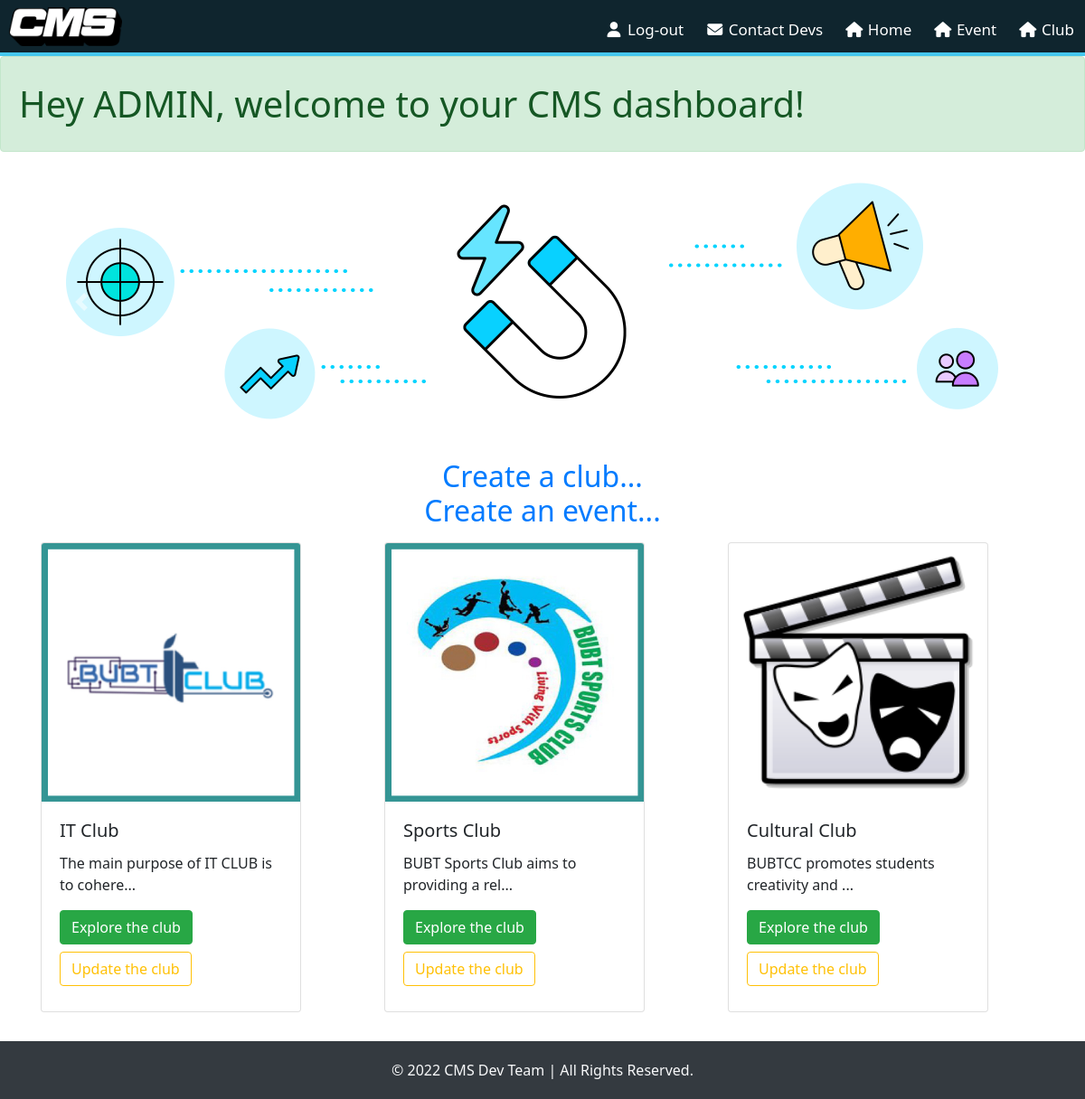
Page /dashboard.php (signed in) on the committed database.
### tables this page shows
CREATE TABLE `users7` (
  `sno` int(10) NOT NULL,
  `username` varchar(50) NOT NULL,
  `uid` int(50) NOT NULL,
  `udept` varchar(10) NOT NULL,
  `upassword` varchar(255) NOT NULL,
  `uclub` varchar(50) NOT NULL,
  `date` timestamp NOT NULL DEFAULT current_timestamp() ON UPDATE current_timestamp()
);

CREATE TABLE `clubs` (
  `club_id` int(10) NOT NULL,
  `club_name` varchar(128) NOT NULL,
  `club_motto` varchar(1024) NOT NULL,
  `club_created` datetime NOT NULL DEFAULT current_timestamp()
);

### dashboard.php (the view, shortened to what this page needs)
<?php
include 'db/_dbConnect.php';
?>
<!doctype html>
<html lang="en">
<head>
    <link rel="stylesheet" href="style.css">
    <link rel="stylesheet" href="https://cdn.jsdelivr.net/npm/bootstrap@4.5.3/dist/css/bootstrap.min.css"
>
</head>
<body>
    <?php
    require 'db/_nav.php';
    ?>
    <div class="container-fluid" style="margin:0px ; padding:0px;">
        <div class="alert alert-success" role="alert" ">
            <?php
            $id = $_SESSION['uid'];
            $sql = "SELECT username FROM `users7` WHERE uid = $id";
            $fireq = mysqli_query($connect, $sql);
            while (($row = mysqli_fetch_assoc($fireq))) {
                $name = $row['username'];
                echo '<p><h1>Hey ' . strtoupper($name) . ', welcome to your CMS dashboard!</h1></p>';
            }
            ?>
        </div>
    </div>
    <div id=" carouselExampleIndicators" class="carousel slide" data-ride="carousel">
            <ol class="carousel-indicators">
                <li data-target="#carouselExampleIndicators" data-slide-to="0" class="active"></li>
                <li data-target="#carouselExampleIndicators" data-slide-to="1"></li>
                <li data-target="#carouselExampleIndicators" data-slide-to="2"></li>
            </ol>
            <div class="carousel-inner">
                <div class="carousel-item active">
                    <img src="images/card.png" class="d-block w-100" height="300px" alt="an image..">
                </div>
            </div>
            <a class="carousel-control-prev" href="#carouselExampleIndicators" role="button" data-slide="prev">
                <span class="carousel-control-prev-icon" aria-hidden="true"></span>
            </a>
            <a class="carousel-control-next" href="#carouselExampleIndicators" role="button" data-slide="next">
                <span class="carousel-control-next-icon" aria-hidden="true"></span>
            </a>
        </div>
        <div class="container my-4" id="club">
            <h2 class="text-center">
                <?php if ($id == 111) echo '<a href="updatec.php">Create a club...</a><br>
        <a href="eupdate.php">Create an event...</a>';
                else echo 'Browse Through the Clubs...'; ?> </h2>
            <div class="row">
                <?php
                $sql = "SELECT * FROM `clubs`";
                $fireq = mysqli_query($connect, $sql);
                while ($row = mysqli_fetch_assoc($fireq)) {
                    echo '<div class="col-md-4">
                            <div class="card my-2" style="width: 18rem;">
                                <img src="images/' . $row['club_name'] . '.png" class="card-img-top" alt="an image..">
                                <div class="card-body">
                                    <h5 class="card-title">' . $row['club_name'] . '</h5>
                                    <p class="card-text" maxlength="30">' . substr($row['club_motto'], 0, 40) . '...</p>
                                    <div class="col-md-12 row">
                                    <a href="club.php?clubid=' . $row['club_id'] . '" class="btn btn-success">Explore the club</a>';
                    if ($id == 111) {
                        echo '
                                            <form action="dashboard.php" method="POST">
                                        <input  type="hidden" name="club_id">
                                        <a href="updatec.php" class="btn btn-outline-warning my-2">Update the club</a></form>';
                    }
                    echo '</div>
                                </div>
                            </div>
                        </div>
                        ';
                }
                ?>
            </div>
        </div>
</body>
<?php
include 'db/_footer.php';
?>
</html>

### db/_nav.php (shortened to what this page needs)
<?php
$loggedin = false;
if (isset($_SESSION['loggedin']) && $_SESSION['loggedin'] == true) {
        $loggedin = true;
}
echo '<div class="navBar">';
if ($loggedin) echo '
        <a href="dashboard.php"><img src="images/cms.png" style="width:125px; margin-left: 10px;"></a>
        <a href="#club" class="navLinks"><i class="fa fa-fw fa-home"></i> Club</a>
        <a href="#event" class="navLinks"><i class="fa fa-fw fa-home"></i> Event</a>
        <a href="dashboard.php" class="navLinks"><i class="fa fa-fw fa-home"></i> Home</a>
        <a href="./contact.php" class="navLinks"><i class="fa fa-fw fa-envelope"></i>
        Contact Devs</a>
        <a href="./logout.php" class="navLinks"><i class="fa fa-fw fa-user"></i> Log-out</a>';
echo '</div>';

### db/_footer.php
<head>
    <link rel="stylesheet" href="style.css">
</head>
<div class="container-fluid bg-dark text-light footer">
    <p class="text-center mb-0 ">
        © 2022 CMS Dev Team | All Rights Reserved.
    </p>
</div>

### style.css (style rules this page uses)
* { margin: 0; padding: 0; }
body { font-family: system-ui, -apple-system, BlinkMacSystemFont, 'Segoe UI', Roboto, Oxygen, Ubuntu, Cantarell, 'Open Sans', 'Helvetica Neue', sans-serif; }
.navBar { width: 100%; background-color: #0F252E; overflow: hidden; border-bottom: 4px solid #45C7EE; padding-top: 8px; }
.navLinks { float: right; padding: 12px; color: white; text-decoration: none; font-size: 17px; }
.footer { padding: 20px 0px; }

### rows in the picture
users7: username "ADMIN"
clubs: club_name (picture), club_name "IT Club", club_motto "The main purpose of IT CLUB is to cohere"
clubs: club_name (picture), club_name "Sports Club", club_motto "BUBT Sports Club aims to providing a rel"
clubs: club_name (picture), club_name "Cultural Club", club_motto "BUBTCC promotes students creativity and"
